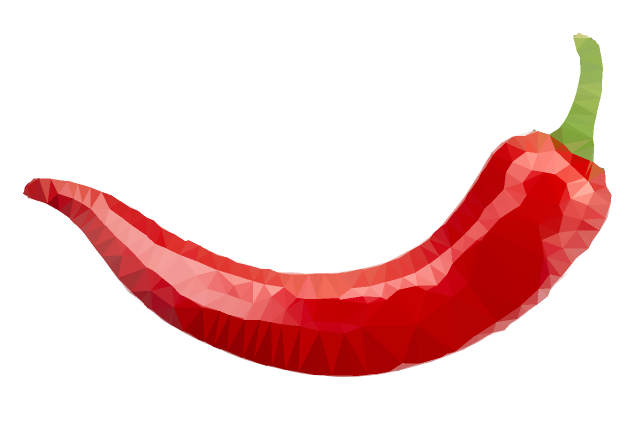
#> input picture chilli_lowpoly.png, 1280 x 850 px (shown at 1/2 size); its folder holds only this picture in this run
$ python lowpoly.py chilli_lowpoly.png
#> lines starting #> are read from the running program, lines starting #| are printed output that depends on the picture
from PIL import Image, ImageDraw
import numpy as np
from skimage import filters, morphology, util
from scipy.spatial import Delaunay
import pandas as pd
from argparse import ArgumentParser

class LowPoly:
    def __init__(self, filename) -> None:
        #Open image as numpy array
#> called with filename = 'chilli_lowpoly.png'
        self.filename = filename
        self.pil_image = Image.open(filename).convert('RGBA')
#> self.pil_image is the input picture: PIL image 1280x850 RGBA; mean R, G, B, A 241.9, 207.4, 206.1, 60.1
        self.image = np.array(self.pil_image)
        self.grayscale_image = self.image[:,:,:3].dot([0.07, 0.72, 0.21]).astype("uint8")
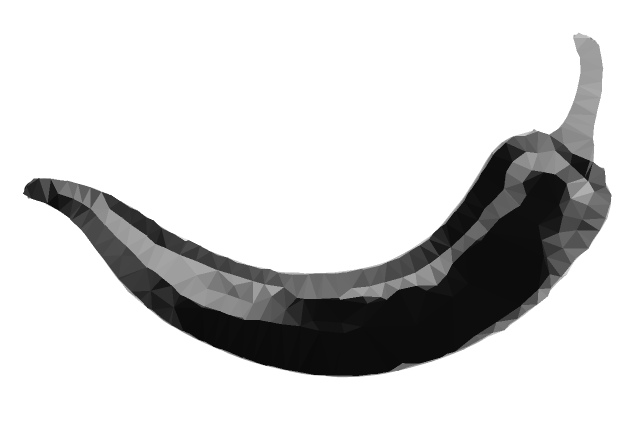
#> self.grayscale_image: shape (850, 1280) (shown at 1/2 size); min 10, max 255, mean 209.4
        self.shape = self.grayscale_image.shape
#> self.shape = (850, 1280)
        self.height, self.width = self.shape[:2]
#> self.height = 850; self.width = 1280

    def __get_cornor_points(self):
        points = []
        points.append((0,0))
        points.append((self.width-1, 0))
        points.append((0,self.height-1))
        points.append((self.width-1,self.height-1))
        return points

    def __get_max_points(self, array):
        y, x = np.unravel_index(np.argmax(array), array.shape)
        return x,y

    def __gaussian_mask(self, x, y, shape, amplitude, sd):
        '''
            Return gaussian mask of given shape centered around x, y cordinate
        '''
        xv, yv = np.meshgrid(np.arange(shape[1]), np.arange(shape[0]))
        mask = amplitude * np.exp(-((xv - x) ** 2 + (yv - y) ** 2) / (2 * sd ** 2))
        return mask

    def generate_max_entropy_points(self, n_points):
        length_scale = np.sqrt(self.width*self.height / n_points)
        entropy_radius = length_scale*0.15
        gmask_aplitude = 3
        gmask_sd = length_scale * 0.3
        gfilter_radius = length_scale*0.1

        #Apply Gaussian filter on image to make it image smooth
        smooth_image = util.img_as_ubyte(filters.gaussian(self.grayscale_image, gfilter_radius))

        #Appllying entropy filter
        filtered_image = filters.rank.entropy(smooth_image, morphology.disk(entropy_radius));

        points = []
        for i in range(n_points):
            x, y = self.__get_max_points(filtered_image)
            points.append((x,y))
            filtered_image -= self.__gaussian_mask(x, y, self.shape, gmask_aplitude, gmask_sd)

        self.points = np.array(points + self.__get_cornor_points())

    def generate_points_from_sobel(self, bgPoints, edgePoints):
        '''
            This is just generating uniform random points on the image and
            adding some points around edges to retain from valuable information of image.
            Why? -> It's a bit fast.
        '''
        smooth_image = filters.gaussian(self.grayscale_image, 3, preserve_range=True)
        sobel = filters.sobel(smooth_image)
        height, width = self.image.shape[:2]
        threshold = int(filters.threshold_triangle(sobel)*5)

        random_points = np.random.uniform(size=(bgPoints, 2))
        random_points *= np.array([width-1, height-1])

        edge_points = []
        for y in range(0, height, 2):
            for x in range(0, width, 2):
                sum = 0
                total = 0
                for row in range(-1, 2):
                    sy = y + row
                    if(sy >= 0 and sy < height):
                        for col in range(-1,2):
                            sx = x + col
                            if(sx >= 0 and sx < width):
                                sum += sobel[y,x];
                                total += 1

                if(total):
                    sum /= total
                    if(sum >= threshold):
                        edge_points.append((x,y))

        increment = max(int(len(edge_points)/edgePoints),1)
        edge_points = [edge_points[i] for i in range(0, len(edge_points), increment)]

        self.points = np.concatenate([random_points, np.array(edge_points + self.__get_cornor_points())])

    def generate_triangles(self):
        self.triangles = Delaunay(self.points)

        #List of all pixel cordinate
        xv, yv = np.meshgrid(np.arange(self.width), np.arange(self.height))
        pixel_coords = np.c_[xv.ravel(), yv.ravel()]

        triangles_per_coord = self.triangles.find_simplex(pixel_coords)

        '''
            triangle |  r  |  g  |  b  | a |
                0    | 244 | 156 | 23  | 1 |
                1    | 242 | 256 | 22  | 1 |
                0    | 234 | 100 | 28  | 1 |
                2    | 123 | 199 | 23  | 1 |

            Create Pandas dataframe of each pixel in above format
            to easily group each pixel by the triangle they belong to and
            calculate the median of rgb values of each pixel on that each triangle.
        '''
        reshaped_image = self.image.reshape(-1, 4)
        df = pd.DataFrame({
            "triangle": triangles_per_coord,
            "r": reshaped_image[:, 0],
            "g": reshaped_image[:, 1],
            "b": reshaped_image[:, 2],
            "a": reshaped_image[:, 3]
        })

        n_triangles = self.triangles.simplices.shape[0]

        color_per_triangle = (
            df
                .groupby("triangle")[["r", "g", "b", "a"]]
                .aggregate("median")
                .reindex(range(n_triangles), fill_value=0)
        )

        self.triangles_color = color_per_triangle.values.astype("uint8")

def draw_triangles_in_image(lowpoly):
    draw = ImageDraw.Draw(lowpoly.pil_image)

    vertices = lowpoly.triangles.points
    for triangle, color in zip(lowpoly.triangles.simplices, lowpoly.triangles_color):
        if color[3] < 30:
            continue

        color_str = '#{:02X}{:02X}{:02X}{:02X}'.format(*[i for i in color])
        draw.polygon([(vertices[i][0], vertices[i][1]) for i in triangle], fill=color_str, outline=color_str)

    name = f"{lowpoly.filename.rsplit('.', 1)[0]}_lowpoly.png"
    lowpoly.pil_image.save(name)

if __name__=="__main__":

    parser = ArgumentParser(description='Genrate Lowpoly image')
    parser.add_argument('imagefile', metavar='ImageFile',
            help='Filepath of an image to convert.')
    parser.add_argument('-p', '--points', type=int, nargs='+',
            help="""
                No of points used while generating triangle.
                Two arguments can be passed while using sobel method.
                Other arguments will be ignored.
                (More points = More details = More Processing Time)
                (Default: Calculated based on image size)
            """)
    parser.add_argument('-m', '--method', choices=['e', 's'], default='e',
            help='Method to get points, e for entropy method (slow but good result), s for sobel method; little bit fast')

    arguments = parser.parse_args()

    lowpoly = LowPoly(arguments.imagefile)

    #Generate Triangles
    points = 1
    bg_points = None
    if(arguments.points is None):
        points = max(points, int(lowpoly.width*lowpoly.height/2500)) # 1 point for 50x50px area
#> points = 435
    else:
        points = arguments.points[0]
        if(len(arguments.points) >= 2):
            bg_points = arguments.points[1]
        else:
            bg_points = points

    if(arguments.method == 's'):
        lowpoly.generate_points_from_sobel(bg_points, points)
    else:
        lowpoly.generate_max_entropy_points(points)
#> in generate_max_entropy_points, `smooth_image = util.img_as_ubyte(filters.gaussian(self.grayscale_image..`:
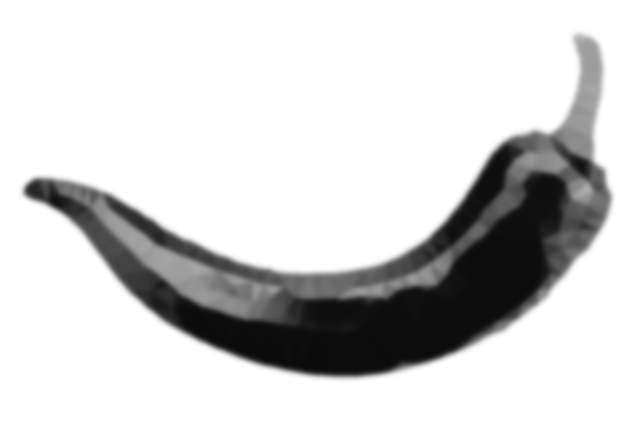
#> smooth_image: shape (850, 1280) (shown at 1/2 size); min 10, max 255, mean 209.4
#> in generate_max_entropy_points, `filtered_image = filters.rank.entropy(smooth_image, morphology.disk(en..`:
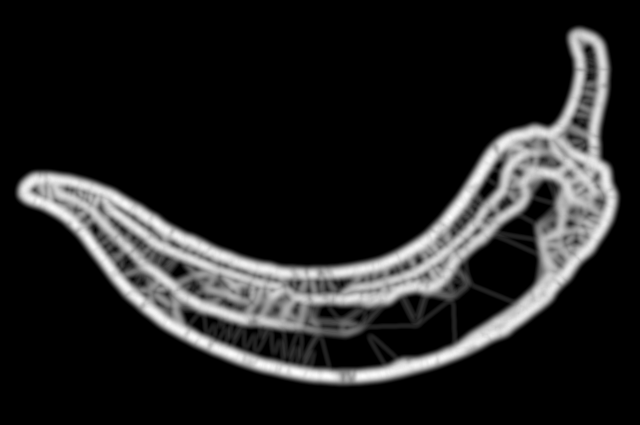
#> filtered_image: shape (850, 1280) float64 (shown at 1/2 size); min 0, max 7.3, mean 1.01; drawn with min black and max white
#> the loop in generate_max_entropy_points, `for i in range(n_points):` made 435 passes
#> (y, x) on passes 1 to 3: (744, 592), (433, 900), (751, 653)
#> pass 1, in __gaussian_mask, `mask = amplitude * np.exp(-((xv - x) ** 2 + (yv - y) ** 2) / (2 * sd *..`:
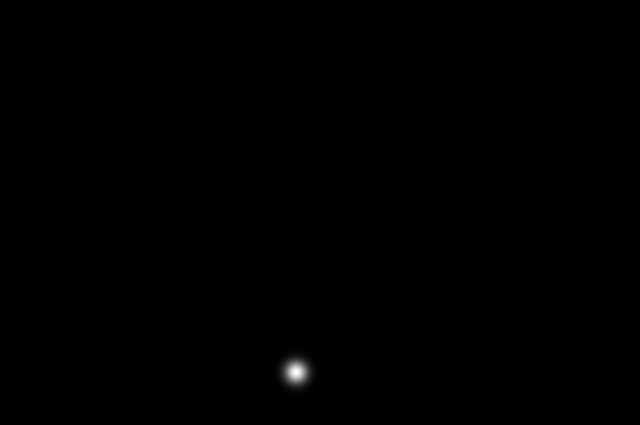
#> mask: shape (850, 1280) float64 (shown at 1/2 size); min 0, max 3, mean 0.0039; drawn with min black and max white
#> pass 1, in generate_max_entropy_points, `filtered_image -= self.__gaussian_mask(x, y, self.shape, gmask_aplitud..`:
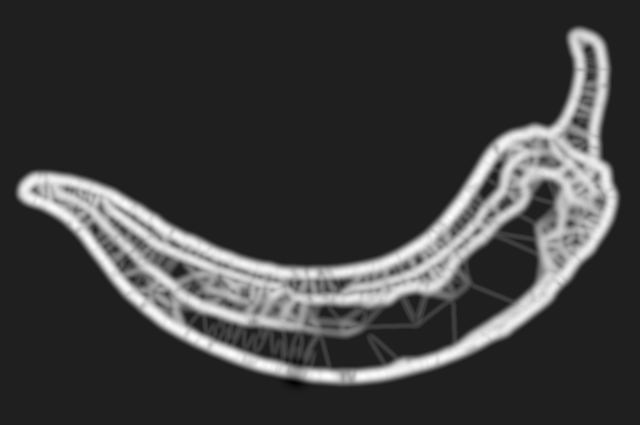
#> filtered_image: shape (850, 1280) float64 (shown at 1/2 size); min -1.04, max 7.29, mean 1.01; drawn with min black and max white
#> after the loop in generate_max_entropy_points, `for i in range(n_points):`:
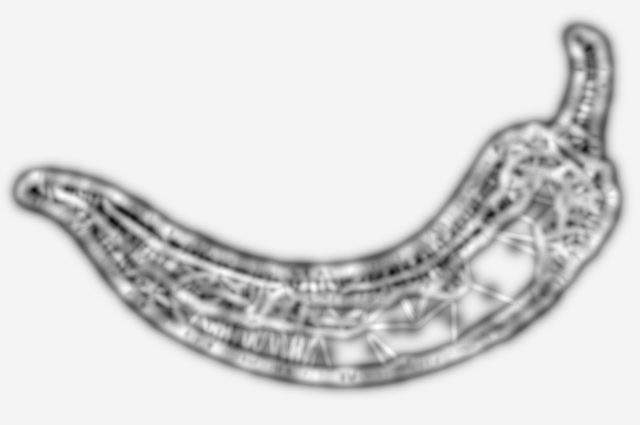
#> filtered_image: shape (850, 1280) float64 (shown at 1/2 size); min -6.13, max 0.256, mean -0.683; drawn with min black and max white
#> after the loop in generate_max_entropy_points, `for i in range(n_points):`: points = 435 pairs, first value 46 to 1223, second value 69 to 756
#> in generate_max_entropy_points, `self.points = np.array(points + self.__get_cornor_points())`: self.points = 439 pairs, first value 0 to 1279, second value 0 to 849
    lowpoly.generate_triangles()
#> in generate_triangles, `df = pd.DataFrame({ "triangle": triangles_per_coord, "r": reshaped_ima..`: df = table of 1088000 rows and 5 columns
#> in generate_triangles, `color_per_triangle = ( df .groupby("triangle")[["r", "g", "b", "a"]] ...`: color_per_triangle = table of 850 rows and 4 columns
#> in generate_triangles, `self.triangles_color = color_per_triangle.values.astype("uint8")`: self.triangles_color = 850 rows, first 6: [255, 255, 255, 0], [255, 255, 255, 0], [255, 255, 255, 0], [255, 255, 255, 0], [255, 255, 255, 0], [255, 255, 255, 0]

    draw_triangles_in_image(lowpoly)
#> in draw_triangles_in_image, `vertices = lowpoly.triangles.points`: vertices has the same summary as self.points in generate_max_entropy_points
#> the loop in draw_triangles_in_image, `for triangle, color in zip(lowpoly.triangles.simplices, lowpoly.triang..` made 850 passes
#> (triangle, color) on passes 1 to 3: ([170, 437, 435], [255, 255, 255, 0]), ([375, 418, 435], [255, 255, 255, 0]), ([438, 195, 436], [255, 255, 255, 0])
#> in draw_triangles_in_image, `lowpoly.pil_image.save(name)`:
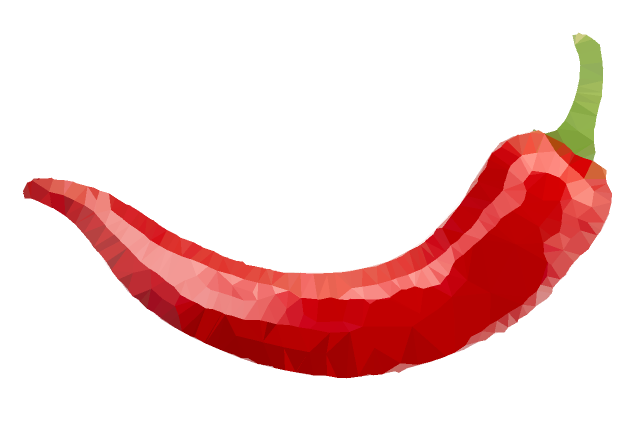
#> saved as chilli_lowpoly_lowpoly.png: PIL image 1280x850 RGBA (shown at 1/2 size); mean R, G, B, A 241.8, 206.9, 205.5, 60.8; transparent parts drawn white
